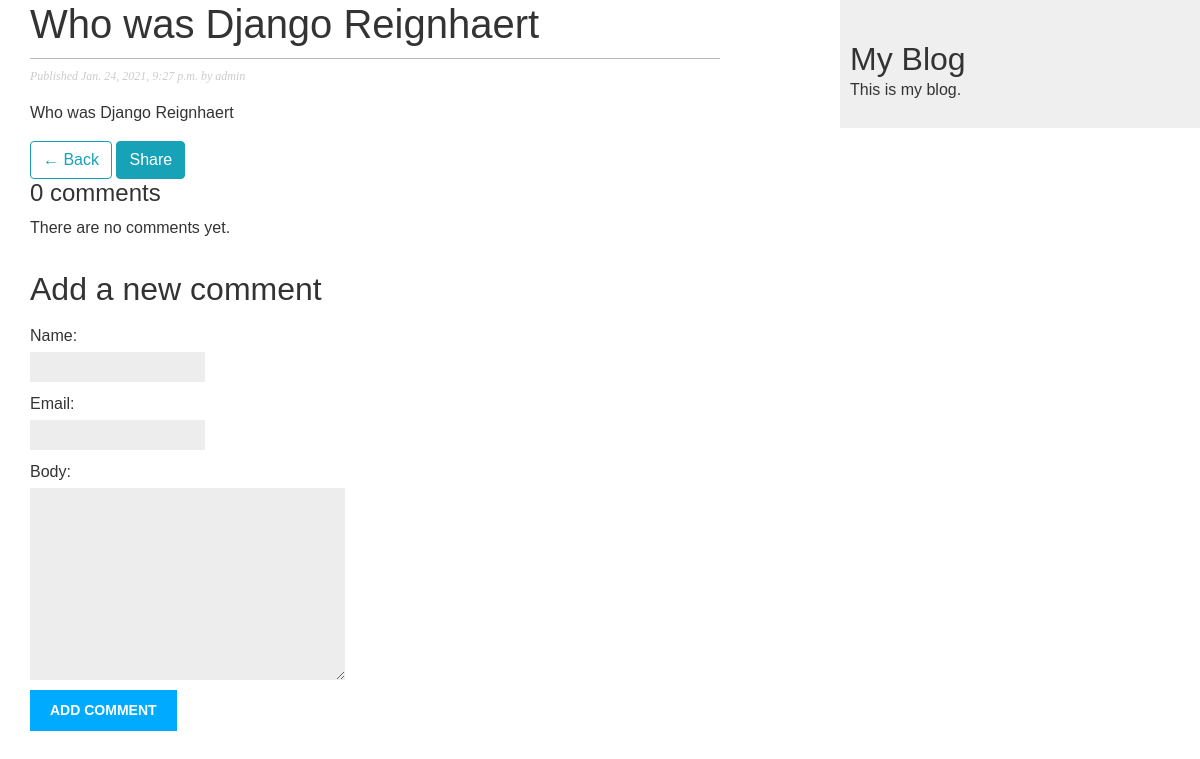
The app's page /blog/2021/1/24/who-was-django-reignhaert/, older data.
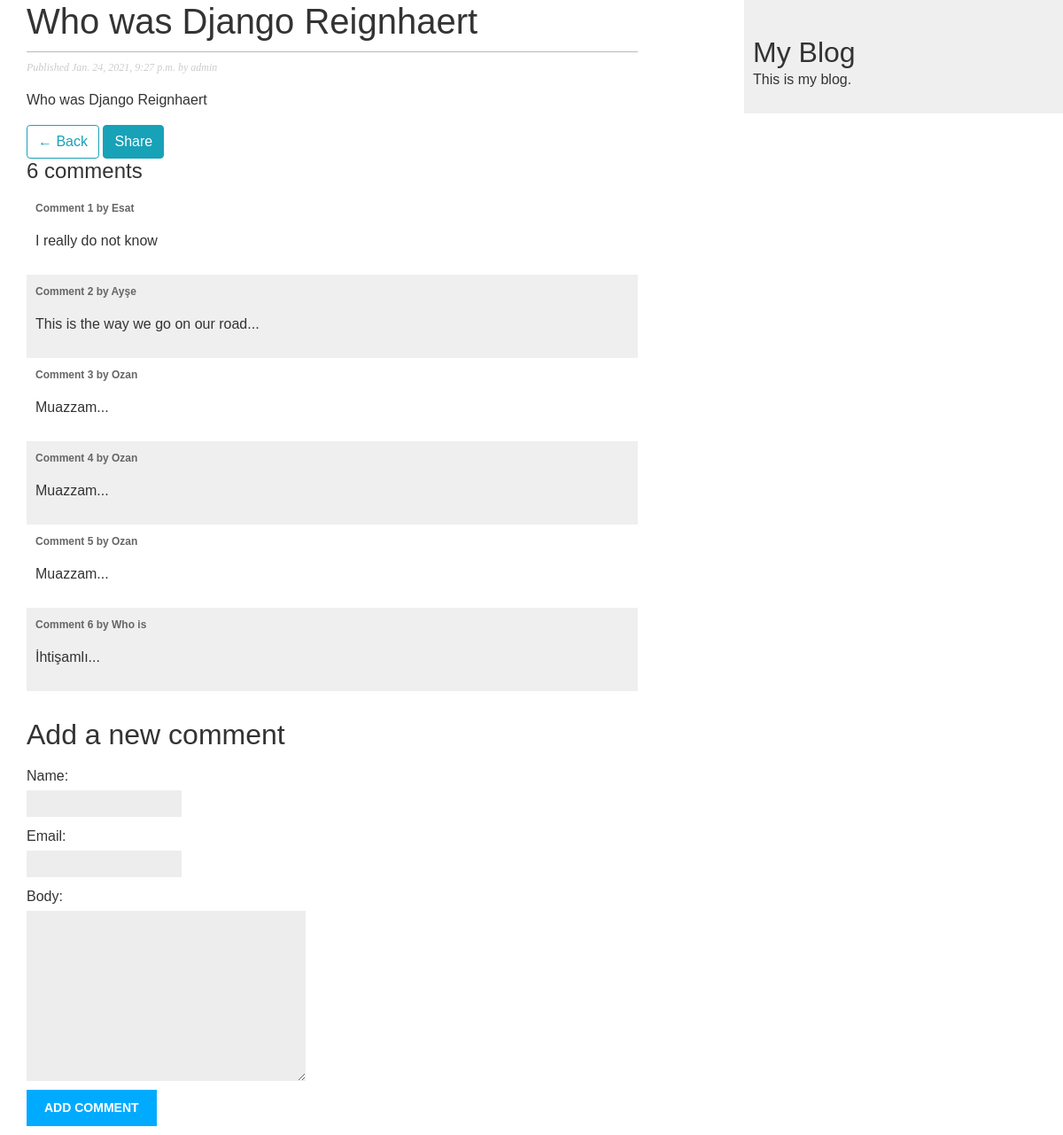
The same page, newer data.
### blog/models.py (models this page shows, shortened)
class Post(models.Model):
    STATUS_CHOICES = (
        ('draft', 'Draft'),
        ('published', 'Published')
    )
    title = models.CharField(max_length=250)
    slug = models.SlugField(max_length=250, unique_for_date='publish')
    author = models.ForeignKey(User, on_delete=models.CASCADE, related_name='blog_posts')
    body = models.TextField()
    publish = models.DateTimeField(default=timezone.now)
    created = models.DateTimeField(auto_now_add=True)
    updated = models.DateTimeField(auto_now=True)
    status = models.CharField(max_length=10,
                            choices=STATUS_CHOICES,
                            default='draft')
    class Meta:
        ordering = ('-publish', ) # append ',' to tell Python it's a tuple.
    objects = models.Manager()
    published = PublishedManager()

class Comment(models.Model):
    post = models.ForeignKey(Post, on_delete=models.CASCADE, related_name='comments')
    name = models.CharField(max_length=80)
    email = models.EmailField()
    body = models.TextField()
    created = models.DateTimeField(auto_now_add=True)
    updated = models.DateTimeField(auto_now=True)
    active = models.BooleanField(default=True)
    class Meta:
        ordering = ('created',) # ascending order (older to newer)

### blog/views.py (the view)
# urls.py: path('<int:year>/<int:month>/<int:day>/<slug:post>/', views.post_detail, name='post_detail'),
def post_detail(request, year, month, day, post):
    post = get_object_or_404(Post, slug=post,
                                    status='published',
                                    publish__year=year,
                                    publish__month=month,
                                    publish__day=day)
    comments = post.comments.filter(active=True)
    new_comment = None
    if request.method == 'POST':
        comment_form = CommentForm(data=request.POST)
        if comment_form.is_valid():
            new_comment = comment_form.save(commit=False)
            new_comment.post = post
            new_comment.save()
            comment_form = CommentForm()
            messages.success(request, 'You commented successfully')
    else:
        comment_form = CommentForm()
    return render(request, 'blog/post/detail.html',
                    {'post': post, 'comments': comments, 'new_comment': new_comment, 'comment_form': comment_form})

### blog/forms.py
class CommentForm(forms.ModelForm):
     class Meta:
         model = Comment
         fields = ('name', 'email', 'body')

### blog/templates/blog/post/detail.html (shortened to what this page needs)
{% extends 'blog/base.html' %}
{% block content %}
    <h1>{{ post.title }}</h1>
    <p class="date">
        Published {{post.publish}} by {{post.author}}
    </p>
    {{post.body|linebreaks}}
    <a href="{% url 'blog:post_list' %}" class="btn btn-outline-info">&larr; Back</a>
    <a href="{% url 'blog:post_share' post.id %}" class="btn btn-info">Share</a>
    {% with comments.count as total_comments %}
    <h4>
        {{ total_comments }} comment{{total_comments|pluralize}}
    </h4>
    {% endwith %}
    {% for comment in comments %}
        <div class="comment">
            <p class="info">
                Comment {{ forloop.counter }} by {{ comment.name }}
            </p>
            {{ comment.body|linebreaks }}
        </div>
    {% empty %}
        <p>
            There are no comments yet.
        </p>
    {% endfor %}
    <h2>Add a new comment</h2>
    <form action="" method="post">
        {{ comment_form.as_p }}
        <p><input type="submit" value="Add comment"></p>
    </form>
{% endblock %}

### blog/templates/blog/base.html (shortened to what this page needs)
{% load static %}
<!DOCTYPE html>
<html lang="en">
<head>
    <link rel="stylesheet" href="{% static "blog/css/bootstrap-united.min.css" %}">
    <link rel="stylesheet" href="{% static "blog/css/blog.css" %}">
</head>
<body>
    <div id="content">
        {% block content %}
        {% endblock %}
    </div>
    <div id="sidebar">
        <h2>My Blog</h2>
        <p>This is my blog.</p>
    </div>
</body>
</html>

### blog/static/blog/css/blog.css (style rules this page uses)
body { margin:0; padding:0; font-family:helvetica, sans-serif; }
a { color:#00abff; text-decoration:none; }
h1 { font-weight:normal; border-bottom:1px solid #bbb; padding:0 0 10px 0; }
h2 { font-weight:normal; margin:30px 0 0; }
#content { float:left; width:60%; padding:0 0 0 30px; }
#sidebar { float:right; width:30%; padding:10px; background:#efefef; height:100%; }
p.date { color:#ccc; font-family: georgia, serif; font-size: 12px; font-style: italic; }
label { float:left; clear:both; color:#333; margin-bottom:4px; }
input, textarea { clear:both; float:left; margin:0 0 10px; background:#ededed; border:0; padding:6px 10px; font-size:12px; }
input[type=submit] { font-weight:bold; background:#00abff; color:#fff; padding:10px 20px; font-size:14px; text-transform:uppercase; }
.comment { padding:10px; }
.comment:nth-child(even) { background:#efefef; }
.comment .info { font-weight:bold; font-size:12px; color:#666; }

Row changes from the older to the newer data that the page shows:
added Comment: name "Esat", body "I really do not know"
added Comment: name "Ayşe", body "This is the way we go on our road..."
added Comment: name "Ozan", body "Muazzam..."
added Comment: name "Ozan", body "Muazzam..."
added Comment: name "Ozan", body "Muazzam..."
added Comment: name "Who is", body "İhtişamlı..."
Text that changed along with them:
{{ total_comments }}: "0" → "6"
text no longer shown: "There are no comments yet."
